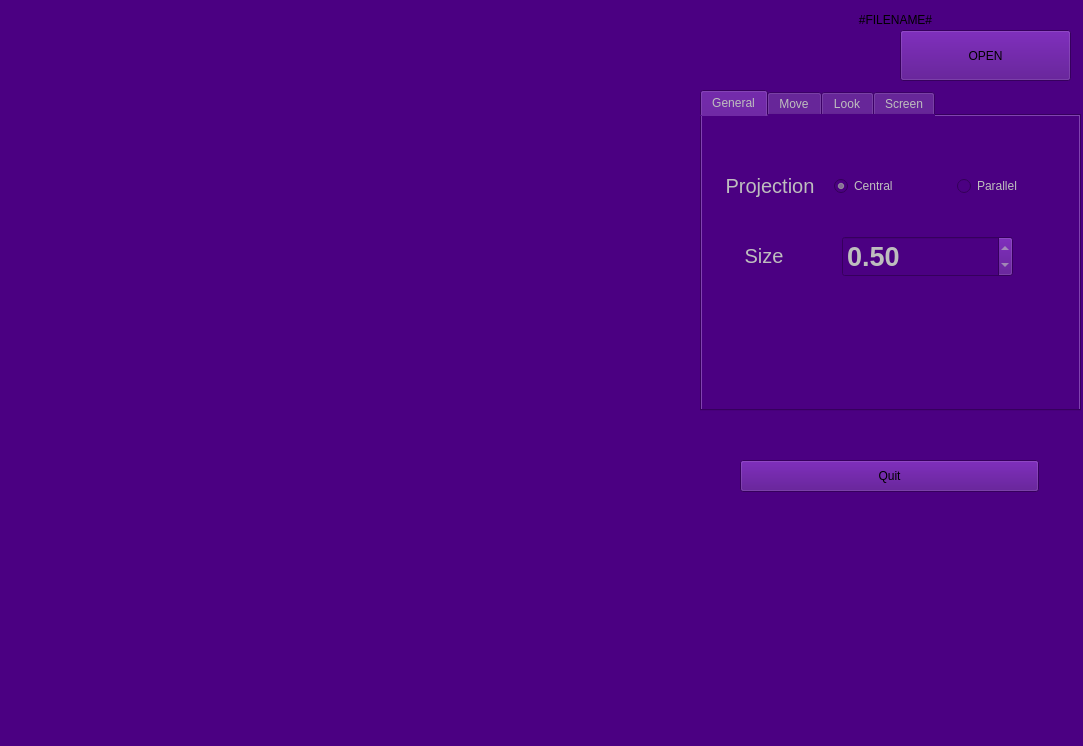
<?xml version="1.0" encoding="UTF-8"?>
<ui version="4.0">
 <class>MainWindow</class>
 <widget class="QMainWindow" name="MainWindow">
  <property name="geometry">
   <rect>
    <x>0</x>
    <y>0</y>
    <width>1083</width>
    <height>746</height>
   </rect>
  </property>
  <property name="windowTitle">
   <string>MainWindow</string>
  </property>
  <widget class="QWidget" name="centralwidget">
   <property name="autoFillBackground">
    <bool>false</bool>
   </property>
   <property name="styleSheet">
    <string notr="true">background-color: indigo;
</string>
   </property>
   <widget class="GLWidget" name="widget" native="true">
    <property name="geometry">
     <rect>
      <x>0</x>
      <y>0</y>
      <width>701</width>
      <height>751</height>
     </rect>
    </property>
   </widget>
   <widget class="QTabWidget" name="tabWidget">
    <property name="enabled">
     <bool>false</bool>
    </property>
    <property name="geometry">
     <rect>
      <x>700</x>
      <y>90</y>
      <width>381</width>
      <height>321</height>
     </rect>
    </property>
    <property name="currentIndex">
     <number>0</number>
    </property>
    <widget class="QWidget" name="tab">
     <attribute name="title">
      <string>General</string>
     </attribute>
     <widget class="QWidget" name="gridLayoutWidget_3">
      <property name="geometry">
       <rect>
        <x>10</x>
        <y>30</y>
        <width>361</width>
        <height>80</height>
       </rect>
      </property>
      <layout class="QGridLayout" name="gridLayout_3">
       <item row="0" column="2">
        <widget class="QRadioButton" name="radioButton_4">
         <property name="text">
          <string>Parallel</string>
         </property>
        </widget>
       </item>
       <item row="0" column="0">
        <widget class="QLabel" name="label_2">
         <property name="font">
          <font>
           <pointsize>15</pointsize>
          </font>
         </property>
         <property name="text">
          <string>Projection</string>
         </property>
         <property name="alignment">
          <set>Qt::AlignCenter</set>
         </property>
        </widget>
       </item>
       <item row="0" column="1">
        <widget class="QRadioButton" name="radioButton_5">
         <property name="text">
          <string>Central</string>
         </property>
         <property name="checked">
          <bool>true</bool>
         </property>
        </widget>
       </item>
      </layout>
     </widget>
     <widget class="QDoubleSpinBox" name="doubleSpinBox">
      <property name="geometry">
       <rect>
        <x>140</x>
        <y>120</y>
        <width>171</width>
        <height>41</height>
       </rect>
      </property>
      <property name="font">
       <font>
        <pointsize>20</pointsize>
        <bold>true</bold>
       </font>
      </property>
      <property name="minimum">
       <double>0.100000000000000</double>
      </property>
      <property name="maximum">
       <double>2.000000000000000</double>
      </property>
      <property name="singleStep">
       <double>0.010000000000000</double>
      </property>
      <property name="value">
       <double>0.500000000000000</double>
      </property>
     </widget>
     <widget class="QLabel" name="label_4">
      <property name="geometry">
       <rect>
        <x>10</x>
        <y>130</y>
        <width>104</width>
        <height>20</height>
       </rect>
      </property>
      <property name="font">
       <font>
        <pointsize>15</pointsize>
       </font>
      </property>
      <property name="text">
       <string>Size</string>
      </property>
      <property name="alignment">
       <set>Qt::AlignCenter</set>
      </property>
     </widget>
    </widget>
    <widget class="QWidget" name="tab_2">
     <attribute name="title">
      <string>Move</string>
     </attribute>
     <widget class="QWidget" name="gridLayoutWidget_2">
      <property name="geometry">
       <rect>
        <x>40</x>
        <y>-10</y>
        <width>304</width>
        <height>321</height>
       </rect>
      </property>
      <layout class="QGridLayout" name="gridLayout_2">
       <item row="5" column="1">
        <widget class="QPushButton" name="rotateCounterclockwiseButton">
         <property name="text">
          <string>Counterclock</string>
         </property>
         <property name="shortcut">
          <string>Ctrl+9</string>
         </property>
        </widget>
       </item>
       <item row="3" column="1">
        <widget class="QPushButton" name="rotateUpButton">
         <property name="text">
          <string>Up</string>
         </property>
         <property name="shortcut">
          <string>Ctrl+8</string>
         </property>
        </widget>
       </item>
       <item row="0" column="0">
        <widget class="QPushButton" name="moveRightButton">
         <property name="text">
          <string>X--</string>
         </property>
         <property name="shortcut">
          <string>6</string>
         </property>
        </widget>
       </item>
       <item row="0" column="1">
        <widget class="QPushButton" name="moveLeftButton">
         <property name="text">
          <string>X++</string>
         </property>
         <property name="shortcut">
          <string>4</string>
         </property>
        </widget>
       </item>
       <item row="4" column="0">
        <widget class="QPushButton" name="rotateLeftButton">
         <property name="text">
          <string>Left</string>
         </property>
         <property name="shortcut">
          <string>Ctrl+4</string>
         </property>
        </widget>
       </item>
       <item row="4" column="1">
        <widget class="QPushButton" name="rotateRightButton">
         <property name="text">
          <string>Right</string>
         </property>
         <property name="shortcut">
          <string>Ctrl+6</string>
         </property>
        </widget>
       </item>
       <item row="5" column="0">
        <widget class="QPushButton" name="rotateClockwiseButton">
         <property name="text">
          <string>Clockwise</string>
         </property>
         <property name="shortcut">
          <string>Ctrl+1</string>
         </property>
        </widget>
       </item>
       <item row="2" column="0">
        <widget class="QPushButton" name="moveBackwardButton">
         <property name="text">
          <string>Z--</string>
         </property>
         <property name="shortcut">
          <string>9</string>
         </property>
        </widget>
       </item>
       <item row="2" column="1">
        <widget class="QPushButton" name="moveForwardButton">
         <property name="text">
          <string>Z++</string>
         </property>
         <property name="shortcut">
          <string>1</string>
         </property>
        </widget>
       </item>
       <item row="1" column="1">
        <widget class="QPushButton" name="moveUpButton">
         <property name="text">
          <string>Y++</string>
         </property>
         <property name="shortcut">
          <string>8</string>
         </property>
        </widget>
       </item>
       <item row="3" column="0">
        <widget class="QPushButton" name="rotateDownButton">
         <property name="text">
          <string>Down</string>
         </property>
         <property name="shortcut">
          <string>Ctrl+2</string>
         </property>
        </widget>
       </item>
       <item row="1" column="0">
        <widget class="QPushButton" name="moveDownButton">
         <property name="text">
          <string>Y--</string>
         </property>
         <property name="shortcut">
          <string>2</string>
         </property>
        </widget>
       </item>
      </layout>
     </widget>
    </widget>
    <widget class="QWidget" name="tab_3">
     <attribute name="title">
      <string>Look</string>
     </attribute>
     <widget class="QPushButton" name="changeBGColorButton">
      <property name="geometry">
       <rect>
        <x>110</x>
        <y>150</y>
        <width>141</width>
        <height>31</height>
       </rect>
      </property>
      <property name="text">
       <string>background color</string>
      </property>
     </widget>
     <widget class="QWidget" name="gridLayoutWidget">
      <property name="geometry">
       <rect>
        <x>0</x>
        <y>30</y>
        <width>381</width>
        <height>90</height>
       </rect>
      </property>
      <layout class="QGridLayout" name="gridLayout">
       <item row="1" column="4">
        <widget class="QRadioButton" name="radio_sphere">
         <property name="text">
          <string>sphere</string>
         </property>
         <property name="checked">
          <bool>false</bool>
         </property>
        </widget>
       </item>
       <item row="0" column="0">
        <widget class="QCheckBox" name="checkBox_ln">
         <property name="text">
          <string>Lines</string>
         </property>
         <property name="checked">
          <bool>true</bool>
         </property>
        </widget>
       </item>
       <item row="0" column="2">
        <widget class="QDoubleSpinBox" name="lnWidthSpinBox">
         <property name="focusPolicy">
          <enum>Qt::ClickFocus</enum>
         </property>
         <property name="decimals">
          <number>0</number>
         </property>
         <property name="minimum">
          <double>1.000000000000000</double>
         </property>
         <property name="maximum">
          <double>15.000000000000000</double>
         </property>
         <property name="singleStep">
          <double>1.000000000000000</double>
         </property>
        </widget>
       </item>
       <item row="1" column="2">
        <widget class="QDoubleSpinBox" name="pnSizeSpinBox">
         <property name="focusPolicy">
          <enum>Qt::ClickFocus</enum>
         </property>
         <property name="decimals">
          <number>0</number>
         </property>
         <property name="minimum">
          <double>1.000000000000000</double>
         </property>
         <property name="maximum">
          <double>15.000000000000000</double>
         </property>
         <property name="singleStep">
          <double>1.000000000000000</double>
         </property>
         <property name="value">
          <double>1.000000000000000</double>
         </property>
        </widget>
       </item>
       <item row="1" column="1">
        <widget class="QPushButton" name="verticesColorButton">
         <property name="text">
          <string>Color</string>
         </property>
        </widget>
       </item>
       <item row="1" column="0">
        <widget class="QCheckBox" name="checkBox_pn">
         <property name="text">
          <string>Points</string>
         </property>
        </widget>
       </item>
       <item row="0" column="1">
        <widget class="QPushButton" name="edgesColorButton">
         <property name="text">
          <string>Color</string>
         </property>
        </widget>
       </item>
       <item row="1" column="3">
        <widget class="QRadioButton" name="radio_cube">
         <property name="text">
          <string>cube</string>
         </property>
         <property name="checked">
          <bool>true</bool>
         </property>
        </widget>
       </item>
       <item row="0" column="3">
        <widget class="QCheckBox" name="checkBox_ln_2">
         <property name="text">
          <string>dotted</string>
         </property>
         <property name="checked">
          <bool>false</bool>
         </property>
        </widget>
       </item>
      </layout>
     </widget>
    </widget>
    <widget class="QWidget" name="tab_4">
     <attribute name="title">
      <string>Screen</string>
     </attribute>
     <widget class="QPushButton" name="screenshotButton">
      <property name="geometry">
       <rect>
        <x>120</x>
        <y>30</y>
        <width>143</width>
        <height>101</height>
       </rect>
      </property>
      <property name="text">
       <string>Screenshot</string>
      </property>
      <property name="shortcut">
       <string>P</string>
      </property>
     </widget>
     <widget class="QPushButton" name="screencastButton">
      <property name="geometry">
       <rect>
        <x>120</x>
        <y>140</y>
        <width>143</width>
        <height>101</height>
       </rect>
      </property>
      <property name="text">
       <string>Start Recording</string>
      </property>
      <property name="shortcut">
       <string>R</string>
      </property>
     </widget>
    </widget>
   </widget>
   <widget class="QPushButton" name="QuitButton">
    <property name="geometry">
     <rect>
      <x>740</x>
      <y>460</y>
      <width>299</width>
      <height>32</height>
     </rect>
    </property>
    <property name="text">
     <string>Quit</string>
    </property>
    <property name="shortcut">
     <string>Q</string>
    </property>
   </widget>
   <widget class="QPushButton" name="loadModelFileButton">
    <property name="geometry">
     <rect>
      <x>900</x>
      <y>30</y>
      <width>171</width>
      <height>51</height>
     </rect>
    </property>
    <property name="text">
     <string>OPEN</string>
    </property>
    <property name="shortcut">
     <string>Ctrl+O</string>
    </property>
   </widget>
   <widget class="QLabel" name="label">
    <property name="geometry">
     <rect>
      <x>710</x>
      <y>10</y>
      <width>371</width>
      <height>20</height>
     </rect>
    </property>
    <property name="text">
     <string>#FILENAME#</string>
    </property>
    <property name="alignment">
     <set>Qt::AlignCenter</set>
    </property>
   </widget>
   <widget class="QLabel" name="vectors">
    <property name="geometry">
     <rect>
      <x>710</x>
      <y>70</y>
      <width>161</width>
      <height>16</height>
     </rect>
    </property>
    <property name="text">
     <string/>
    </property>
   </widget>
   <widget class="QLabel" name="vertex">
    <property name="geometry">
     <rect>
      <x>710</x>
      <y>40</y>
      <width>161</width>
      <height>16</height>
     </rect>
    </property>
    <property name="text">
     <string/>
    </property>
   </widget>
  </widget>
 </widget>
 <customwidgets>
  <customwidget>
   <class>GLWidget</class>
   <extends>QWidget</extends>
   <header>glwidget.h</header>
   <container>1</container>
  </customwidget>
 </customwidgets>
 <resources/>
 <connections>
  <connection>
   <sender>QuitButton</sender>
   <signal>clicked()</signal>
   <receiver>MainWindow</receiver>
   <slot>close()</slot>
   <hints>
    <hint type="sourcelabel">
     <x>848</x>
     <y>475</y>
    </hint>
    <hint type="destinationlabel">
     <x>877</x>
     <y>561</y>
    </hint>
   </hints>
  </connection>
 </connections>
</ui>
